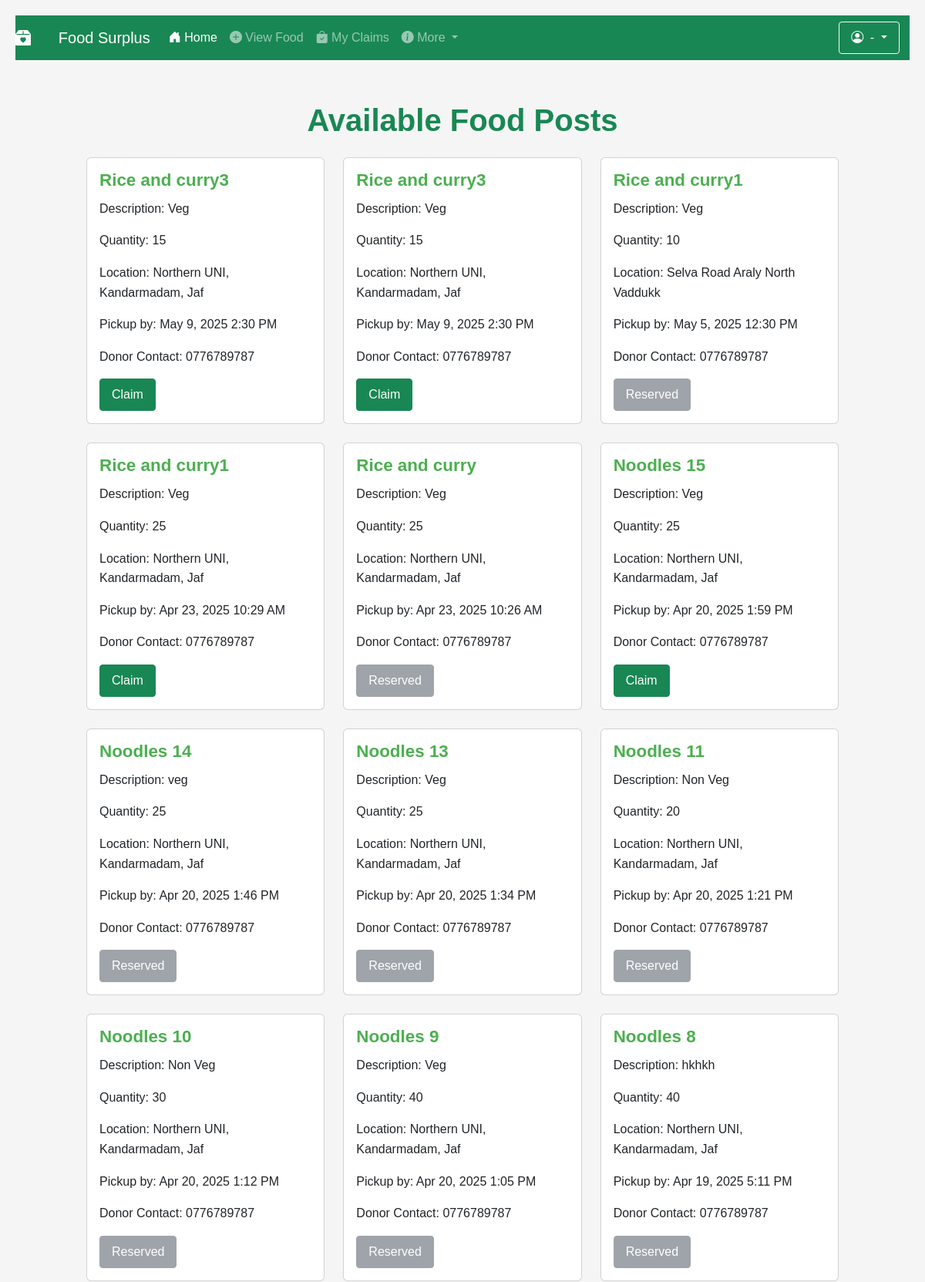
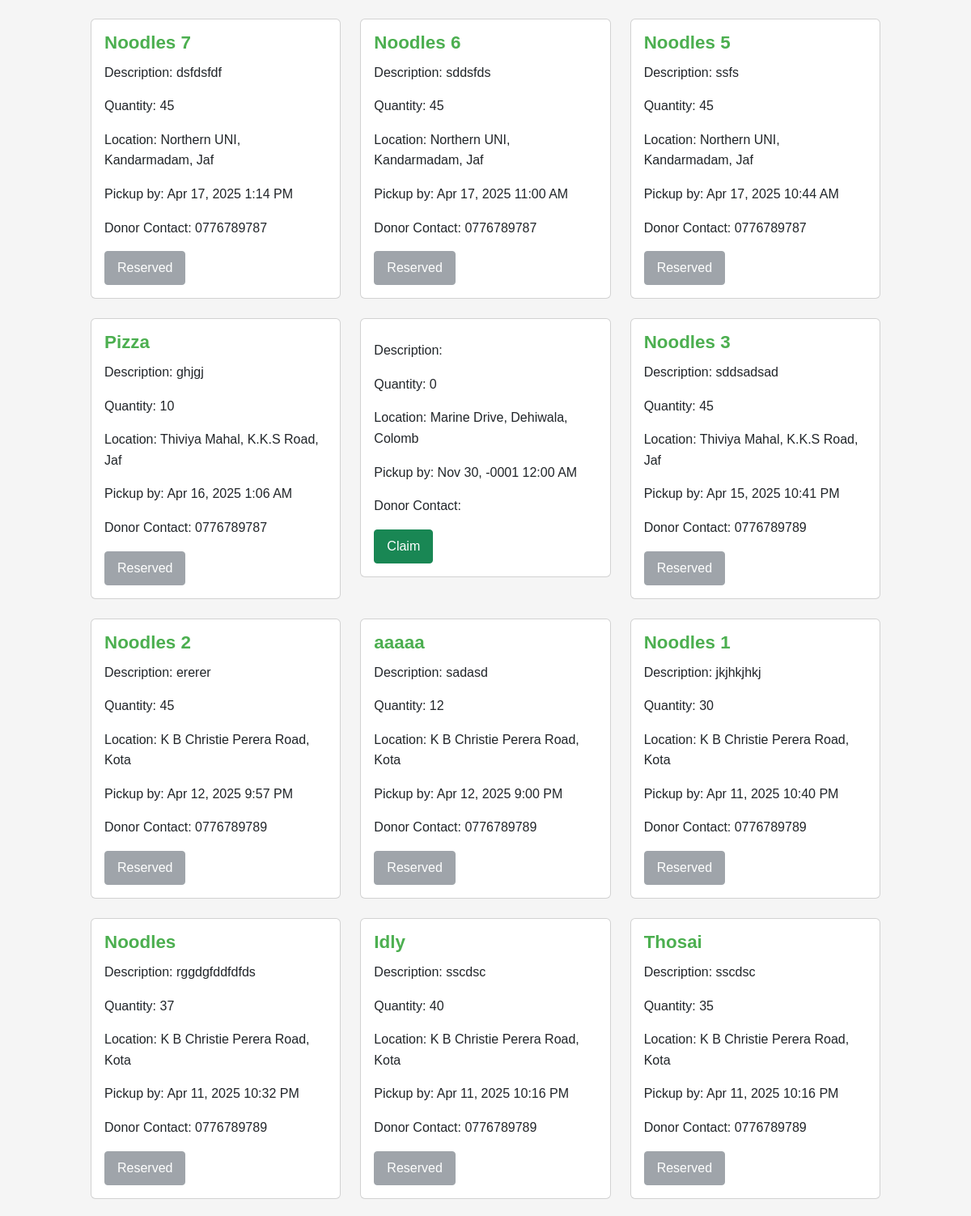
Page /View.php (upper part) on the committed database (2 pictures, top to bottom).
### tables this page shows
CREATE TABLE `postfood` (
  `food_id` int(11) NOT NULL,
  `food_name` varchar(30) NOT NULL,
  `Qty` int(11) NOT NULL,
  `Description` text NOT NULL,
  `location` varchar(30) NOT NULL,
  `pickuptime` datetime NOT NULL,
  `Contactinformation` varchar(30) NOT NULL,
  `status` varchar(50) NOT NULL,
  `latitude` decimal(10,8) DEFAULT NULL,
  `longitude` decimal(11,8) DEFAULT NULL
);

### View.php (the view, shortened to what this page needs)
<?php
include 'db.php';
$sql = "SELECT * FROM postfood ORDER BY food_id DESC";
$result = $conn->query($sql);
?>
<!DOCTYPE html>
<html lang="en">
<head>
    <link href="https://cdn.jsdelivr.net/npm/bootstrap@5.3.0/dist/css/bootstrap.min.css" rel="stylesheet">
    <link href="https://cdn.jsdelivr.net/npm/bootstrap-icons@1.10.5/font/bootstrap-icons.css" rel="stylesheet">
</head>
<body>
   <nav class="navbar navbar-expand-lg navbar-dark bg-success sticky-top">
  <a class="navbar-brand" href="index.php">
    <i class="bi bi-box2-heart-fill me-2"></i> &nbsp;  &nbsp; Food Surplus
  </a>
  <div class="collapse navbar-collapse" id="navbarSupportedContent">
    <ul class="navbar-nav me-auto mb-2 mb-lg-0">
      <li class="nav-item">
        <a class="nav-link active" aria-current="page" href="dashboard.php">
          <i class="bi bi-house-door-fill"></i> Home
        </a>
      </li>
      <li class="nav-item">
        <a class="nav-link" href="View.php">
          <i class="bi bi-plus-circle-fill"></i> View Food
        </a>
      </li>
      <li class="nav-item">
        <a class="nav-link" href="myclaims.php">
          <i class="bi bi-bag-check-fill"></i> My Claims
        </a>
      </li>
      <li class="nav-item dropdown">
        <a class="nav-link dropdown-toggle" href="#" id="navbarDropdown" role="button"
           data-bs-toggle="dropdown" aria-expanded="false">
          <i class="bi bi-info-circle-fill"></i> More
        </a>
      </li>
    </ul>
    <div class="d-flex">
      <div class="dropdown">
        <a class="btn btn-outline-light dropdown-toggle" href="#" role="button"
           id="userDropdown" data-bs-toggle="dropdown" aria-expanded="false">
          <i class="bi bi-person-circle me-1"></i> <?php echo $_SESSION['ReserverName']."-".$_SESSION['role']; ?>
        </a>
      </div>
    </div> &nbsp; &nbsp;
  </div>
</nav>
<div class="container py-4">
    <h1 class="text-center text-success mb-4">Available Food Posts</h1>
    <div class="row">
        <?php if ($result->num_rows > 0): ?>
            <?php while($row = $result->fetch_assoc()): ?>
                <div class="col-md-4 mb-4">
                    <div class="card">
                        <div class="card-body">
                            <h5 class="food-name"><?php echo htmlspecialchars($row['food_name']); ?></h5>
                            <p class="card-text">Description: <?php echo htmlspecialchars($row['Description']); ?></p>
                            <p class="card-text">Quantity: <?php echo htmlspecialchars($row['Qty']); ?></p>
                            <p class="card-text">Location: <?php echo htmlspecialchars($row['location']); ?></p>
                            <p class="card-text">Pickup by: <?php echo date('M j, Y g:i A', strtotime($row['pickuptime'])); ?></p>
                            <p class="card-text">Donor Contact: <?php echo htmlspecialchars($row['Contactinformation']); ?></p>
                            <?php if ($row['status'] !== 'Claimed'): ?>
                                <button
                                    class="btn btn-success claim-btn"
                                    data-bs-toggle="modal"
                                    data-bs-target="#claimModal"
                                    data-id="<?php echo $row['food_id']; ?>"
                                    data-name="<?php echo htmlspecialchars($row['food_name']); ?>"
                                    data-qty="<?php echo htmlspecialchars($row['Qty']); ?>"
                                    data-contact="<?php echo htmlspecialchars($row['Contactinformation']); ?>">
                                    Claim
                                </button>
                            <?php else: ?>
                                <button class="btn btn-secondary" disabled>Reserved</button>
                            <?php endif; ?>
                        </div>
                    </div>
                </div>
            <?php endwhile; ?>
        <?php else: ?>
            <div class="col-12 text-center">
                <p>No food posts available.</p>
            </div>
        <?php endif; ?>
    </div>
</div>
</body>
</html>

### View.php (style rules this page uses)
:root { --primary-color: #4CAF50; --secondary-color: #45a049; --light-gray: #f5f5f5; --medium-gray: #e0e0e0; --dark-gray: #757575; --white: #ffffff; }
body { font-family: 'Poppins', sans-serif; background-color: var(--light-gray); color: #333; line-height: 1.6; padding: 20px; }
.container { max-width: 1000px; margin: 30px auto; }
h1 { text-align: center; margin-bottom: 25px; color: var(--primary-color); font-weight: 600; }
.food-name { font-size: 1.4rem; font-weight: 600; color: var(--primary-color); margin-bottom: 10px; }
.btn { padding: 8px 15px; border-radius: 4px; text-decoration: none; font-weight: 500; transition: background-color 0.3s; }
.btn-secondary { background-color: var(--medium-gray); color: #333; }

### rows in the picture
postfood: food_name "Rice and curry3", Description "Veg", Qty "15", location "Northern UNI, Kandarmadam, Jaf", pickuptime "May 9, 2025 2:30 PM", Contactinformation "0776789787"
postfood: food_name "Rice and curry3", Description "Veg", Qty "15", location "Northern UNI, Kandarmadam, Jaf", pickuptime "May 9, 2025 2:30 PM", Contactinformation "0776789787"
postfood: food_name "Rice and curry1", Description "Veg", Qty "10", location "Selva Road Araly North Vaddukk", pickuptime "May 5, 2025 12:30 PM", Contactinformation "0776789787", status "Reserved"
postfood: food_name "Rice and curry1", Description "Veg", Qty "25", location "Northern UNI, Kandarmadam, Jaf", pickuptime "Apr 23, 2025 10:29 AM", Contactinformation "0776789787"
postfood: food_name "Rice and curry", Description "Veg", Qty "25", location "Northern UNI, Kandarmadam, Jaf", pickuptime "Apr 23, 2025 10:26 AM", Contactinformation "0776789787", status "Reserved"
postfood: food_name "Noodles 15", Description "Veg", Qty "25", location "Northern UNI, Kandarmadam, Jaf", pickuptime "Apr 20, 2025 1:59 PM", Contactinformation "0776789787"
postfood: food_name "Noodles 14", Description "veg", Qty "25", location "Northern UNI, Kandarmadam, Jaf", pickuptime "Apr 20, 2025 1:46 PM", Contactinformation "0776789787", status "Reserved"
postfood: food_name "Noodles 13", Description "Veg", Qty "25", location "Northern UNI, Kandarmadam, Jaf", pickuptime "Apr 20, 2025 1:34 PM", Contactinformation "0776789787", status "Reserved"
postfood: food_name "Noodles 11", Description "Non Veg", Qty "20", location "Northern UNI, Kandarmadam, Jaf", pickuptime "Apr 20, 2025 1:21 PM", Contactinformation "0776789787", status "Reserved"
postfood: food_name "Noodles 10", Description "Non Veg", Qty "30", location "Northern UNI, Kandarmadam, Jaf", pickuptime "Apr 20, 2025 1:12 PM", Contactinformation "0776789787", status "Reserved"
postfood: food_name "Noodles 9", Description "Veg", Qty "40", location "Northern UNI, Kandarmadam, Jaf", pickuptime "Apr 20, 2025 1:05 PM", Contactinformation "0776789787", status "Reserved"
postfood: food_name "Noodles 8", Description "hkhkh", Qty "40", location "Northern UNI, Kandarmadam, Jaf", pickuptime "Apr 19, 2025 5:11 PM", Contactinformation "0776789787", status "Reserved"
postfood: food_name "Noodles 7", Description "dsfdsfdf", Qty "45", location "Northern UNI, Kandarmadam, Jaf", pickuptime "Apr 17, 2025 1:14 PM", Contactinformation "0776789787", status "Reserved"
postfood: food_name "Noodles 6", Description "sddsfds", Qty "45", location "Northern UNI, Kandarmadam, Jaf", pickuptime "Apr 17, 2025 11:00 AM", Contactinformation "0776789787", status "Reserved"
postfood: food_name "Noodles 5", Description "ssfs", Qty "45", location "Northern UNI, Kandarmadam, Jaf", pickuptime "Apr 17, 2025 10:44 AM", Contactinformation "0776789787", status "Reserved"
postfood: food_name "Pizza", Description "ghjgj", Qty "10", location "Thiviya Mahal, K.K.S Road, Jaf", pickuptime "Apr 16, 2025 1:06 AM", Contactinformation "0776789787", status "Reserved"
postfood: Qty "0", location "Marine Drive, Dehiwala, Colomb", pickuptime "Nov 30, -0001 12:00 AM"
postfood: food_name "Noodles 3", Description "sddsadsad", Qty "45", location "Thiviya Mahal, K.K.S Road, Jaf", pickuptime "Apr 15, 2025 10:41 PM", Contactinformation "0776789789", status "Reserved"
postfood: food_name "Noodles 2", Description "ererer", Qty "45", location "K B Christie Perera Road, Kota", pickuptime "Apr 12, 2025 9:57 PM", Contactinformation "0776789789", status "Reserved"
postfood: food_name "aaaaa", Description "sadasd", Qty "12", location "K B Christie Perera Road, Kota", pickuptime "Apr 12, 2025 9:00 PM", Contactinformation "0776789789", status "Reserved"
postfood: food_name "Noodles 1", Description "jkjhkjhkj", Qty "30", location "K B Christie Perera Road, Kota", pickuptime "Apr 11, 2025 10:40 PM", Contactinformation "0776789789", status "Reserved"
postfood: food_name "Noodles", Description "rggdgfddfdfds", Qty "37", location "K B Christie Perera Road, Kota", pickuptime "Apr 11, 2025 10:32 PM", Contactinformation "0776789789", status "Reserved"
postfood: food_name "Idly", Description "sscdsc", Qty "40", location "K B Christie Perera Road, Kota", pickuptime "Apr 11, 2025 10:16 PM", Contactinformation "0776789789", status "Reserved"
postfood: food_name "Thosai", Description "sscdsc", Qty "35", location "K B Christie Perera Road, Kota", pickuptime "Apr 11, 2025 10:16 PM", Contactinformation "0776789789", status "Reserved"
